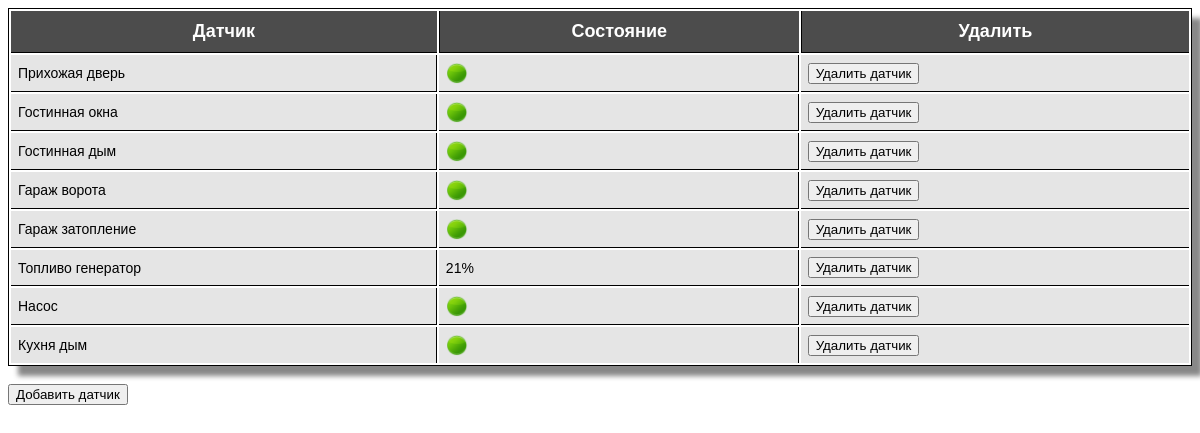
Page /get_other?method=html (signed in) on the committed database.
### tables this page shows
CREATE TABLE `sensor_element` (
  `sensor_id` int(5) NOT NULL AUTO_INCREMENT,
  `sensor_name` varchar(25) NOT NULL,
  `sensor_type` varchar(15) NOT NULL,
  `sensor_reading` int(10) NOT NULL DEFAULT 0,
  `sensor_room_id` int(10) NOT NULL DEFAULT 0,
  `assoc_switch_id` int(2),
  PRIMARY KEY  (`sensor_id`)
);

### classes/CMySQL.php (called while the page is built, shortened)
<?php
class CMySQL {
    var $vLink;
    function CMySQL() {
        $this->sDbUser = 'root';
        $this->sDbPass = 'pockerface1';
        $this->vLink = mysql_connect("localhost", $this->sDbUser, $this->sDbPass);
    }
    function res($query, $error_checking = true) {
        $res = mysql_query($query, $this->vLink);
        return $res;
    }
    function getOther($room_id) {
        $arr_type = MYSQL_ASSOC;
        $query = "SELECT * FROM sensor_element WHERE NOT (`sensor_type` = 'analog' or `sensor_type` = 'digital' or `sensor_type` = 'climate')";
        if (isset ($room_id)) {
            $query .= " AND `sensor_room_id` = '" . $room_id . "'";
        } else $query .= " ORDER BY `sensor_room_id`";
        $res = $this->res($query);
        $arr_res = array();
        if ($res) {
            while ($row = mysql_fetch_array($res, $arr_type))
                $arr_res[] = $row;
        }
        return $arr_res;
    }
}

### get_other.php (the view, shortened to what this page needs)
<?php
require_once('classes/CMySQL.php');
if (isset($_GET['method'])) {
    $method = $_GET['method'];
} else $method = 'json';
$aData = $GLOBALS['MySQL']->getOther($room_id);
       switch ($method) {
            case 'html':
                $sCode = '';
                $sCode .= <<<EOF
<head>
    <link href="/css/TableCSSCode.css" rel="stylesheet" type="text/css">
</head>
EOF;
                if (count($aData)) {
                    $sCode .= <<<EOF
<table class="CSSTableGenerator">
<tr>
<td>Датчик</td>
<td>Состояние</td>
<td>Удалить</td>
</tr>
EOF;
                    foreach ($aData as $i => $aRecords) {
                        switch ($aRecords['sensor_type']) {
                            case 'smoke':
                            case 'security':
                            case 'water':
                            case 'switch':
                                switch ($aRecords['sensor_reading']) {
                                    case '0':
                                        $aReading = '<img src="img/circle_green.png" alt="Smiley face" height="22" width="22">';
                                        break;
                                }
                                break;
                            case 'level':
                                $aReading = $aRecords['sensor_reading'].'%';
                                break;
                        }
                        $sCode .= <<<EOF
<tr>
<td>{$aRecords['sensor_name']}</td>
<td>{$aReading}</td>
<td><input type="button" value="Удалить датчик" onclick="location.href='del_sensor.php?from=other&id={$aRecords[sensor_id]}';"></td>
</tr>
EOF;
                    }
                    $sCode .= '</table>';
                } else {
                    $sCode = '<div>В базе нет информации о других датчиках</div>';
                }
                echo $sCode; ?>
<input type="button" allign="right" value="Добавить датчик" onclick="location.href='add_sensor.php?method=html';">
<?php
                break;
        }
?>

### css/TableCSSCode.css (style rules this page uses)
.CSSTableGenerator { margin:0px;padding:0px; width:100%; box-shadow: 10px 10px 5px #888888; border:1px solid #000000; -moz-border-radius-bottomleft:0px; -webkit-border-bottom-left-radius:0px; border-bottom-left-radius:0px; -moz-border-radius-bottomright:0px; -webkit-border-bottom-right-radius:0px; border-bottom-right-radius:0px; -moz-border-radius-topright:0px; -webkit-border-top-right-radius:0px; border-top-right-radius:0px; -moz-border-radius-topleft:0px; -webkit-border-top-left-radius:0px; border-top-left-radius:0px; }
.CSSTableGenerator tr:last-child td:last-child { -moz-border-radius-bottomright:0px; -webkit-border-bottom-right-radius:0px; border-bottom-right-radius:0px; }
.CSSTableGenerator tr:last-child td:first-child { -moz-border-radius-bottomleft:0px; -webkit-border-bottom-left-radius:0px; border-bottom-left-radius:0px; }
.CSSTableGenerator td { vertical-align:middle; background-color:#e5e5e5; border:1px solid #000000; border-width:0px 1px 1px 0px; text-align:left; padding:7px; font-size:14px; font-family:Arial; font-weight:normal; color:#000000; }
.CSSTableGenerator tr:last-child td { border-width:0px 1px 0px 0px; }
.CSSTableGenerator tr td:last-child { border-width:0px 0px 1px 0px; }
.CSSTableGenerator tr:last-child td:last-child { border-width:0px 0px 0px 0px; }
.CSSTableGenerator tr:first-child td { background:-o-linear-gradient(bottom, #4c4c4c 5%, #4c4c4c 100%); background:-webkit-gradient(linear, left top, left bottom, color-stop(0.05, #4c4c4c), color-stop(1, #4c4c4c) ); background:-moz-linear-gradient(center top, #4c4c4c 5%, #4c4c4c 100% ); filter:progid:DXImageTransform.Microsoft.gradient(startColorstr="#4c4c4c", endColorstr="#4c4c4c"); background: -o-linear-gradient(top,#4c4c4c,4c4c4c); background-color:#4c4c4c; border:0px solid #000000; text-align:center; border-width:0px 0px 1px 1px; font-size:18px; padding:10px; font-family:Arial; font-weight:bold; color:#ffffff; }
.CSSTableGenerator tr:first-child td:first-child { border-width:0px 0px 1px 0px; }
.CSSTableGenerator tr:first-child td:last-child { border-width:0px 0px 1px 1px }

### rows in the picture
sensor_element: sensor_name "Прихожая дверь", sensor_reading 0 (drawn)
sensor_element: sensor_name "Гостинная окна", sensor_reading 0 (drawn)
sensor_element: sensor_name "Гостинная дым", sensor_reading 0 (drawn)
sensor_element: sensor_name "Гараж ворота", sensor_reading 0 (drawn)
sensor_element: sensor_name "Гараж затопление", sensor_reading 0 (drawn)
sensor_element: sensor_name "Топливо генератор", sensor_reading "21%"
sensor_element: sensor_name "Насос", sensor_reading 0 (drawn)
sensor_element: sensor_name "Кухня дым", sensor_reading 0 (drawn)
